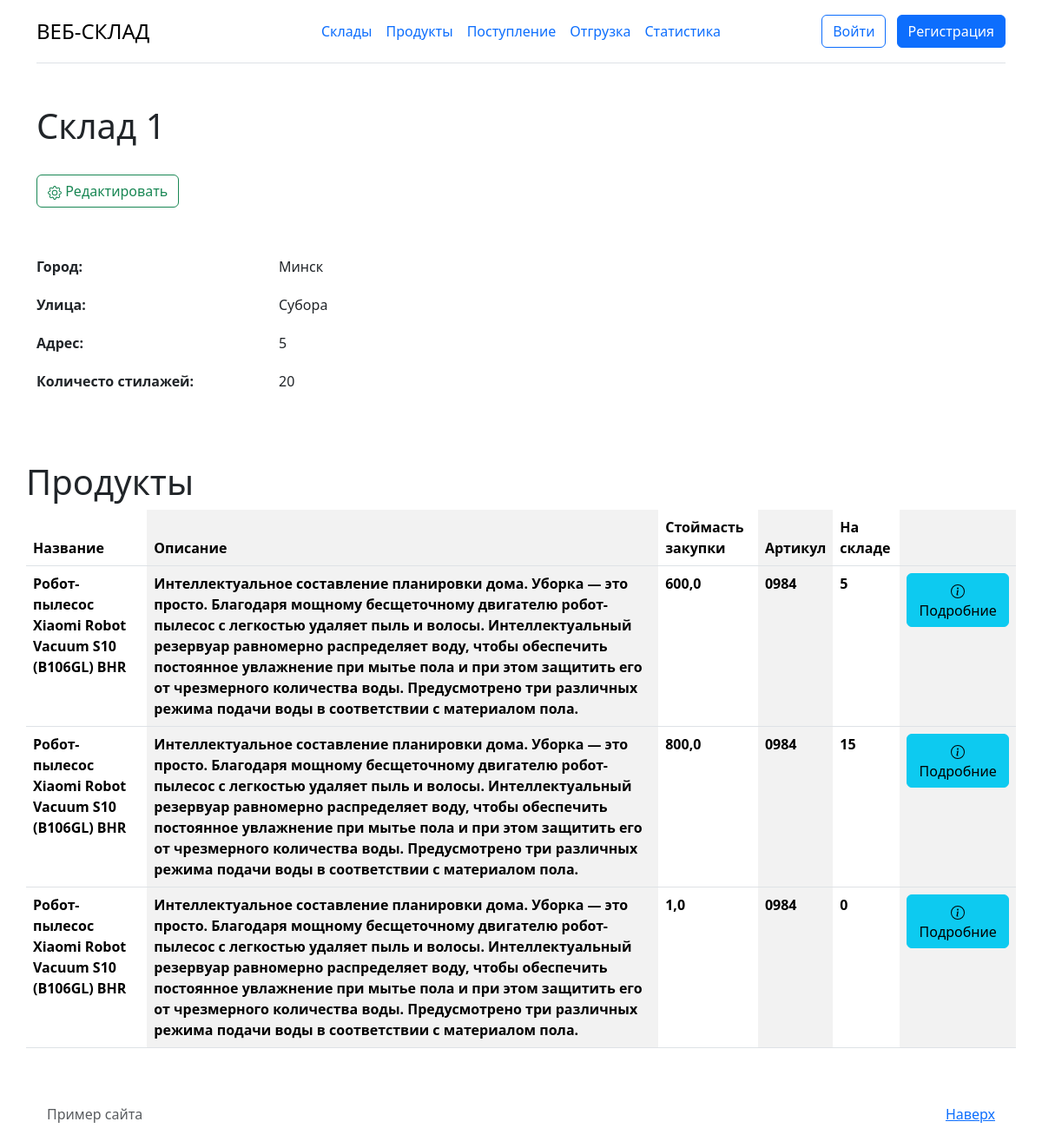
The page /warehouses/1 on the database as committed earlier.
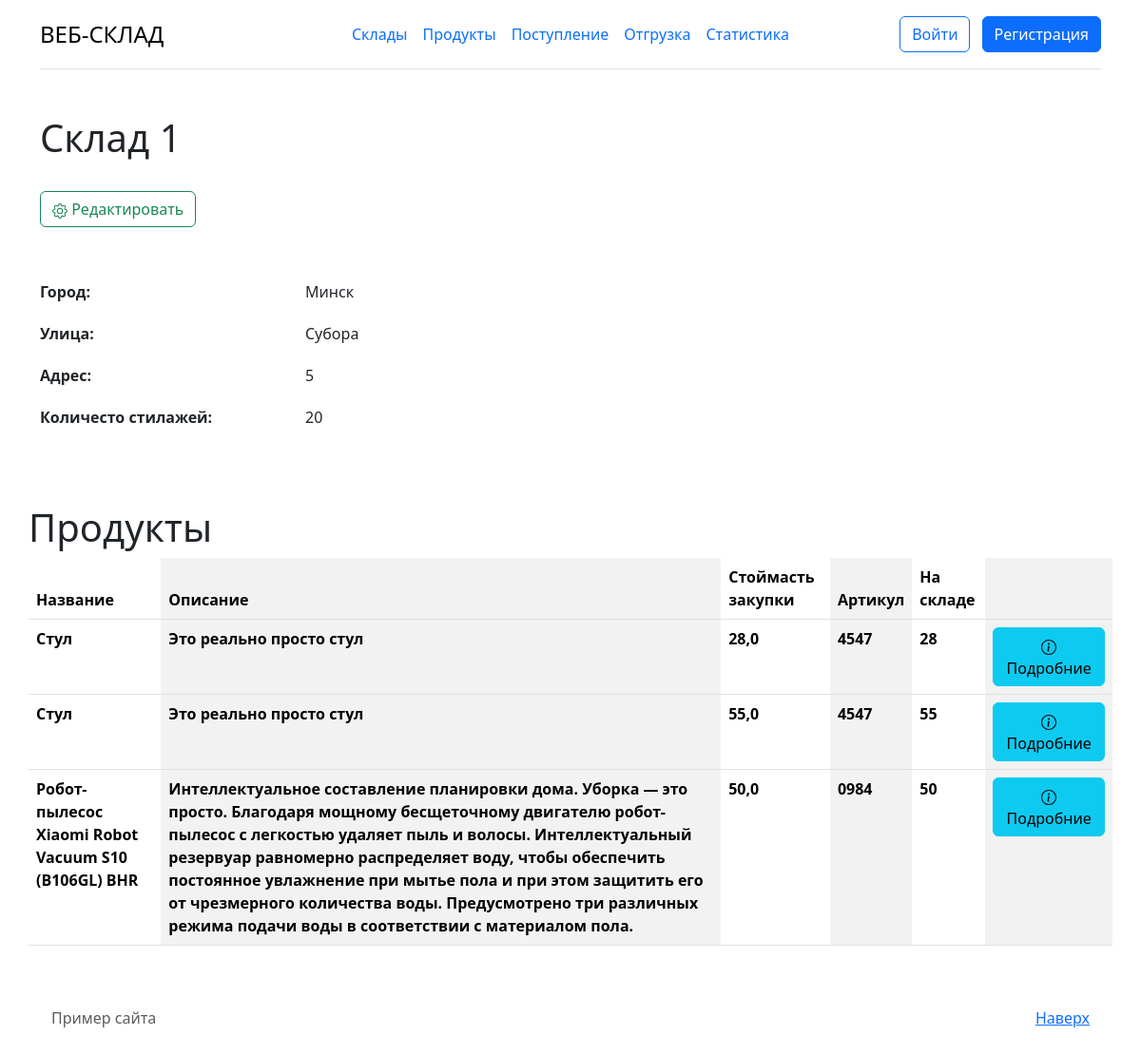
The same page on the database as committed later.
### warehouses/models.py (models this page shows, shortened)
class Stock(models.Model):
    title = models.CharField('Название',max_length = 50)
    city = models.CharField('Город', max_length = 50)
    street = models.CharField('Улица', max_length = 50)
    address = models.CharField('Адрес', max_length = 50)
    number_racks = models.IntegerField('Количество стиложей')
    occupancy_status = models.FloatField('Заполниность стиложей',default=0)
    class Meta:
        verbose_name = "Склад"
        verbose_name_plural = "Склады"

### product/models.py (models this page shows, shortened)
class Item(models.Model):
    product = models.ForeignKey(Product, on_delete=models.CASCADE)
    stock = models.ForeignKey(Stock, on_delete=models.CASCADE)
    quantity = models.IntegerField('Количество')
    purchase_price = models.FloatField('Стоймасть закупки')
    sales_price = models.FloatField('Стоймасть сбыта',blank=True, null=True)
    purchase_date = models.DateField('Дата поступления')
    sales_date = models.DateField('Дата сбыта', blank=True, null=True)
    sold = models.BooleanField('Сбыто', default = False)
    available = models.BooleanField('доступно', default = True)
    soldQuantity = models.IntegerField('Количество cбыто', default = 0)
    responsible = models.ForeignKey(User, on_delete=models.SET_NULL, null=True, blank=True)
    def get_current_amount(self):
        return self.quantity - self.soldQuantity

class Product(models.Model):
    name = models.CharField('Название',max_length = 50)
    description = models.TextField('Описание')
    vendor_code = models.CharField('Артикул', max_length = 50)
    quantity_rack = models.IntegerField('Количество на одином стилаже')
    class Meta:
        verbose_name = "Товар"
        verbose_name_plural = "Товары"

### warehouses/views.py (the view)
# urls.py: path('<int:pk>', views.StockDetailView.as_view(),  name = "warehouses/stock_detail"),
class StockDetailView(DetailView):
    model = Stock
    template_name = "warehouses/details_view.html"
    context_object_name = "stock"
    def get_context_data(self, **kwargs):
        context = super().get_context_data(**kwargs)
        stock = self.get_object()
        items = stock.item_set.filter(available=True)
        context['items'] = items
        return context

### warehouses/templates/warehouses/details_view.html (shortened to what this page needs)
{% extends 'main/layout.html'%}
{% block container %}
<div class="container mt-5">
    <h1>{{stock.title}}</h1><br>
    <a href="{%  url 'warehouses/stock_update' stock.id %}" type="button" class="btn btn-outline-success">
        Редактировать
    </a>
    <div class="row g-5 mt-2">
        <div class="col-md-6">
            <ul class="icon-list ps-0">
                <li class="row mb-1">
                    <div class="col"><b>Город: </b></div>
                    <div class="col">
                        <p>{{stock.city}}</p>
                    </div>
                </li>
                <li class="row mb-1">
                    <div class="col"><b>Улица: </b></div>
                    <div class="col">
                        <p>{{stock.street}}</p>
                    </div>
                </li>
                <li class="row mb-1">
                    <div class="col"><b>Адрес: </b></div>
                    <div class="col">
                        <p>{{stock.address}}</p>
                    </div>
                </li>
                <li class="row mb-1">
                    <div class="col"><b>Количесто стилажей: </b></div>
                    <div class="col">
                        <p>{{stock.number_racks}}</p>
                    </div>
                </li>
            </ul>
        </div>
        <div class="container mt-5">
            <h1>Продукты</h1>
            <table class="table table-striped-columns">
                <thead>
                    <tr>
                        <th scope="col">Название</th>
                        <th scope="col">Описание</th>
                        <th scope="col">Стоймасть закупки</th>
                        <th scope="col">Артикул</th>
                        <th scope="col">На складе</th>
                        <th scope="col"></th>
                    </tr>
                </thead>
                <tbody>
                    {% for el in items%}
                    <tr>
                        <th>{{el.product.name}}</th>
                        <th>{{el.product.description}}</th>
                        <th>{{el.purchase_price}}</th>
                        <th>{{el.product.vendor_code}}</th>
                        <th>{{el.get_current_amount}}</th>
                        <th>
                            <a href="{%  url 'item/item_detail' el.id %} " type="button" class="btn btn-info">
                                Подробние
                            </a>
                        </th>
                    </tr>
                    {% endfor %}
                </tbody>
            </table>
        </div>
    </div>
    {% endblock %}

### main/templates/main/layout.html (shortened to what this page needs)
{% load static%}
<!DOCTYPE HTML>
<html lang="en">
<head>
    <link href="https://cdn.jsdelivr.net/npm/bootstrap@5.3.3/dist/css/bootstrap.min.css" rel="stylesheet">
</head>
<body>
<div class="container">
    <header class="d-flex flex-wrap align-items-center justify-content-center justify-content-md-between py-3 mb-4 border-bottom">
        <div class="col-md-3 mb-2 mb-md-0">
            <a href="/" class="d-inline-flex link-body-emphasis text-decoration-none">
                <span class="fs-4">ВЕБ-СКЛАД</span>
            </a>
        </div>
        <ul class="nav col-12 col-md-auto mb-2 justify-content-center mb-md-0">
            <li><a href="{% url 'warehouses/main'%}" class="nav-link px-2 ">Склады</a></li>
            <li><a href="{% url 'product/main'%}" class="nav-link px-2">Продукты</a></li>
            <li><a href="{% url 'item/add_item'%}" class="nav-link px-2">Поступление</a></li>
            <li><a href="{% url 'item/sales_item'%}" class="nav-link px-2">Отгрузка</a></li>
            <li><a href="{% url 'view_func'%}" class="nav-link px-2">Статистика</a></li>
        </ul>
        <div class="col-md-3 text-end">
            {% if user.is_authenticated %}
            <a href="/user/account">{{ user.get_username }}</a>
            <a href="{% url 'logout'%}?next={{request.path}}" type="button"
            onclick="event.preventDefault(); document.getElementById('logout-form').submit();"
            class="btn btn-outline-primary me-2">Выйти</a>
            <form id="logout-form" action="{% url 'logout' %}" method="post" style="display: none;">
                {% csrf_token %}
            </form>
            {% else %}
            <a href="{% url 'login'%}?next={{request.path}}" type="button"
            class="btn btn-outline-primary me-2">Войти</a>
            <a href="/registration" type="button" class="btn btn-primary">Регистрация</a>
            {% endif %}
        </div>
    </header>
</div>
{% block container %}
{% endblock %}
    <footer class="text-muted py-5">
        <div class="container">
            <p class="float-end mb-1">
                <a href="#">Наверх</a>
            </p>
            <p class="mb-1">Пример сайта </p>
        </div>
    </footer>
</body>
</html>

Rows that differ between the two databases and show on the page:
no longer on this page (row edited): Item: product.name "Робот-пылесос Xiaomi Robot Vacuum S10 (B106GL) BHR", product.description "Интеллектуальное составление планировки дома. Уборка — это просто. Благодаря мощному бесщеточному двигателю робот-пылесос с легкостью удаляет пыль и волосы. Интеллектуальный резервуар равномерно распределяет воду, чтобы обеспечить постоянное увлажнение при мытье пола и при этом защитить его от чрезмерного количества воды. Предусмотрено три различных режима подачи воды в соответствии с материалом пола.", purchase_price "600,0", product.vendor_code "0984", get_current_amount "5"
no longer on this page (row edited): Item: product.name "Робот-пылесос Xiaomi Robot Vacuum S10 (B106GL) BHR", product.description "Интеллектуальное составление планировки дома. Уборка — это просто. Благодаря мощному бесщеточному двигателю робот-пылесос с легкостью удаляет пыль и волосы. Интеллектуальный резервуар равномерно распределяет воду, чтобы обеспечить постоянное увлажнение при мытье пола и при этом защитить его от чрезмерного количества воды. Предусмотрено три различных режима подачи воды в соответствии с материалом пола.", purchase_price "800,0", product.vendor_code "0984", get_current_amount "15"
removed Item: product.name "Робот-пылесос Xiaomi Robot Vacuum S10 (B106GL) BHR", product.description "Интеллектуальное составление планировки дома. Уборка — это просто. Благодаря мощному бесщеточному двигателю робот-пылесос с легкостью удаляет пыль и волосы. Интеллектуальный резервуар равномерно распределяет воду, чтобы обеспечить постоянное увлажнение при мытье пола и при этом защитить его от чрезмерного количества воды. Предусмотрено три различных режима подачи воды в соответствии с материалом пола.", purchase_price "1,0", product.vendor_code "0984", get_current_amount "0"
added Item: product.name "Стул", product.description "Это реально просто стул", purchase_price "28,0", product.vendor_code "4547", get_current_amount "28"
added Item: product.name "Стул", product.description "Это реально просто стул", purchase_price "55,0", product.vendor_code "4547", get_current_amount "55"
added Item: product.name "Робот-пылесос Xiaomi Robot Vacuum S10 (B106GL) BHR", product.description "Интеллектуальное составление планировки дома. Уборка — это просто. Благодаря мощному бесщеточному двигателю робот-пылесос с легкостью удаляет пыль и волосы. Интеллектуальный резервуар равномерно распределяет воду, чтобы обеспечить постоянное увлажнение при мытье пола и при этом защитить его от чрезмерного количества воды. Предусмотрено три различных режима подачи воды в соответствии с материалом пола.", purchase_price "50,0", product.vendor_code "0984", get_current_amount "50"
